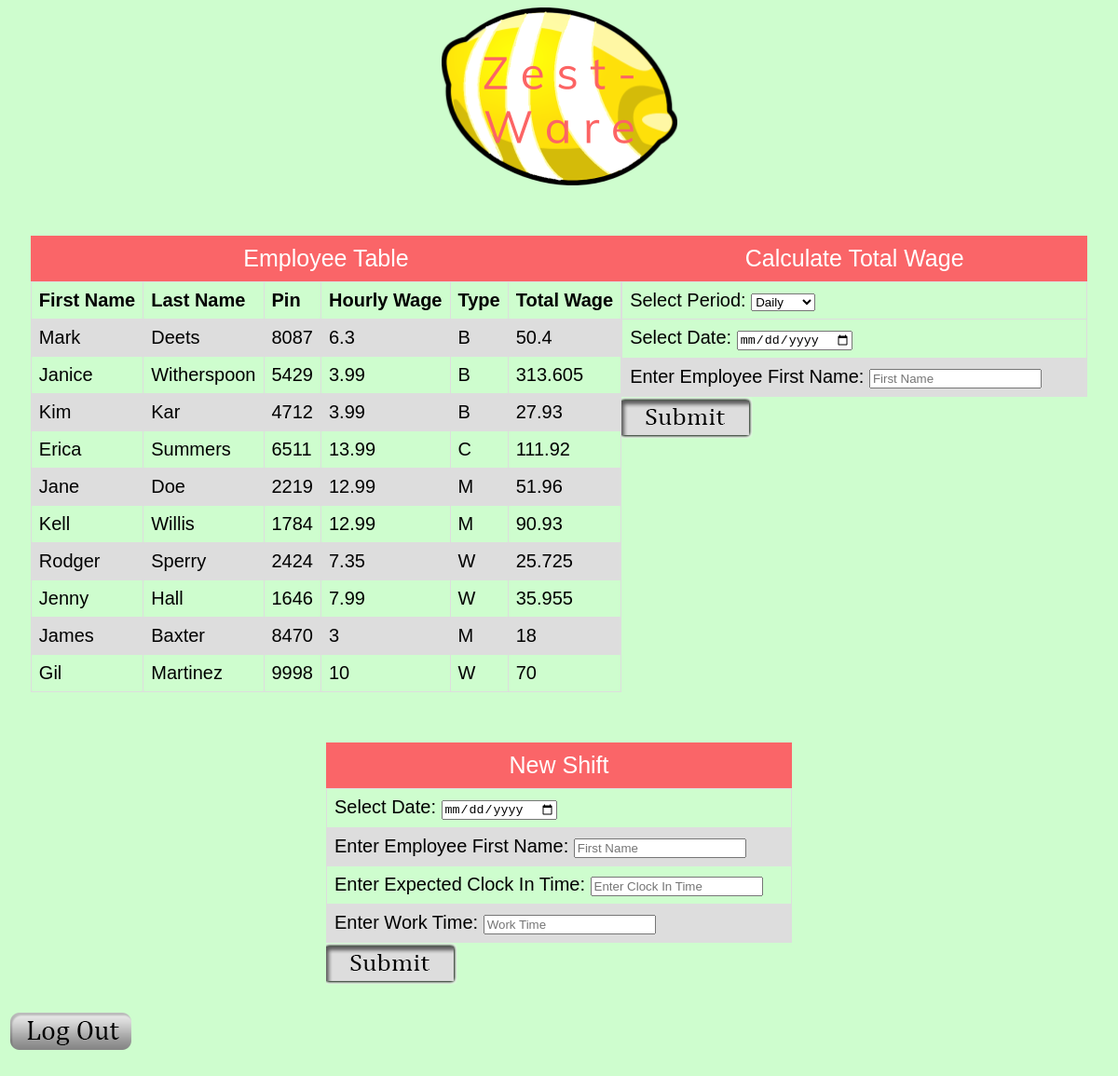
The app's page /employees.php (signed in) with its own data.
### tables this page shows
CREATE TABLE `employees` (
  `first` varchar(32) NOT NULL,
  `lastName` varchar(32) NOT NULL,
  `pin` smallint(4) NOT NULL,
  `hourlyWage` double NOT NULL,
  `type` text NOT NULL,
  `totalWage` double NOT NULL DEFAULT '2'
);

### employees.php (the view, shortened to what this page needs)
<html>
  <head>
    <link rel="stylesheet" type="text/css" href="temp2.css">
  </head>
  <body>
  <div class = "logo">
   <a href=https://zestware123.000webhostapp.com/>
    <img border="0" alt="logo" src="buttons/zesty.png">
  </div>
  <br>
  <br>
  <br>
  <div class = "table">
  <table border="1">
    <caption>
      Employee Table
    </caption>
    <tr>
    <th>First Name
    <th>Last Name
    <th>Pin
    <th>Hourly Wage
    <th>Type
    <th>Total Wage
    </tr>
  <?php
      $con = mysqli_connect("localhost", "id964298_zestwaredatabase", "zestware123!", "id964298_zestdatabase");
      mysqli_select_db($con, "id964298_zestdatabase");
      $result = mysqli_query($con, "SELECT * FROM employees");
      if(isset($_SESSION['manager']))
      {
      while($row = mysqli_fetch_array($result))
        {
          print "<tr>\n";
          print "<td>" . $row['first'] . "\n";
          print "<td>" . $row['lastName'] . "\n";
          print "<td>" . $row['pin'] . "\n";
          print "<td>" . $row['hourlyWage'] . "\n";
          print "<td>" . $row['type'] . "\n";
          print "<td>" . $row['totalWage'] . "\n";
        }
      }
      else
      {
        echo '<script language="javascript">';
        echo 'alert("Not Allowed Access!")';
        echo '</script>';
      }
  ?>
    </table>
    <br>
    <br>
    <br>
    <br>
    <br>
    <br>
    <form action="employees.php" id = "form" method="post">
      <table width="500" border="0">
      <caption> Calculate Total Wage </caption>
      <tr>
        <td> Select Period:
        <select name = "period" form = "form">
          <option name ="daily" value="daily">Daily</option>
        </select>
        </td>
      </tr>
      <tr>
        <tr>
        <td> Select Date:
        <input type="date" name = "date"/>
        </td>
      </tr>
      </tr>
      <tr>
        <td> Enter Employee First Name:
          <input type="text" placeholder = "First Name" name = "first">
        </td>
      </tr>
      </table>
                            <input type="image" src="buttons/Submit.png"></td>
    </form>
    </div>
    <br>
    <br>
    <br>
    <div class = "table">
    <form action="employees.php" id = "form" method="post">
      <table width="500" border="0">
      <caption> New Shift </caption>
      <tr>
        <td> Select Date:
        <input type="date" name = "date2"/>
        </td>
      </tr>
      <tr>
        <td> Enter Employee First Name:
          <input type="text" placeholder = "First Name" name = "first2">
        </td>
      </tr>
      <tr>
        <td> Enter Expected Clock In Time:
          <input type="text" placeholder = "Enter Clock In Time" name = "clockIn">
        </td>
      </tr>
      <tr>
        <td> Enter Work Time:
          <input type="text" placeholder = "Work Time" name = "workTime">
        </td>
      </tr>
      </table>
      <input type="image" src="buttons/Submit.png"></td>
    </form>
    </div>
    <input type="image" src ="buttons/LogOut.png" alt="Submit" class = "LogOut" onclick="document.location.href='../startbootstrap-simple-sidebar-gh-pages/logout.php';">
    </body>
</html>

### temp2.css (style rules this page uses)
body { background: #cefdce; font: sans-serif; }
.logo { display: flex; justify-content: center; position: relative; }
.table { display: flex; justify-content: center; position: relative; }

### employees.php (style rules this page uses)
table { font-family: georgia, sans-serif; border-collapse: collapse; font-size:20px; }
table caption { padding: 10px; background: #FA6568; color: white; font-size: 25px; }
td, th { border: 1px solid #dddddd; text-align: left; padding: 8px; }
tr:nth-child(even) { background-color: #dddddd; }

### records on screen
employees: first "Mark", lastName "Deets", pin "8087", hourlyWage "6.3", type "B", totalWage "50.4"
employees: first "Janice", lastName "Witherspoon", pin "5429", hourlyWage "3.99", type "B", totalWage "313.605"
employees: first "Kim", lastName "Kar", pin "4712", hourlyWage "3.99", type "B", totalWage "27.93"
employees: first "Erica", lastName "Summers", pin "6511", hourlyWage "13.99", type "C", totalWage "111.92"
employees: first "Jane", lastName "Doe", pin "2219", hourlyWage "12.99", type "M", totalWage "51.96"
employees: first "Kell", lastName "Willis", pin "1784", hourlyWage "12.99", type "M", totalWage "90.93"
employees: first "Rodger", lastName "Sperry", pin "2424", hourlyWage "7.35", type "W", totalWage "25.725"
employees: first "Jenny", lastName "Hall", pin "1646", hourlyWage "7.99", type "W", totalWage "35.955"
employees: first "James", lastName "Baxter", pin "8470", hourlyWage "3", type "M", totalWage "18"
employees: first "Gil", lastName "Martinez", pin "9998", hourlyWage "10", type "W", totalWage "70"
